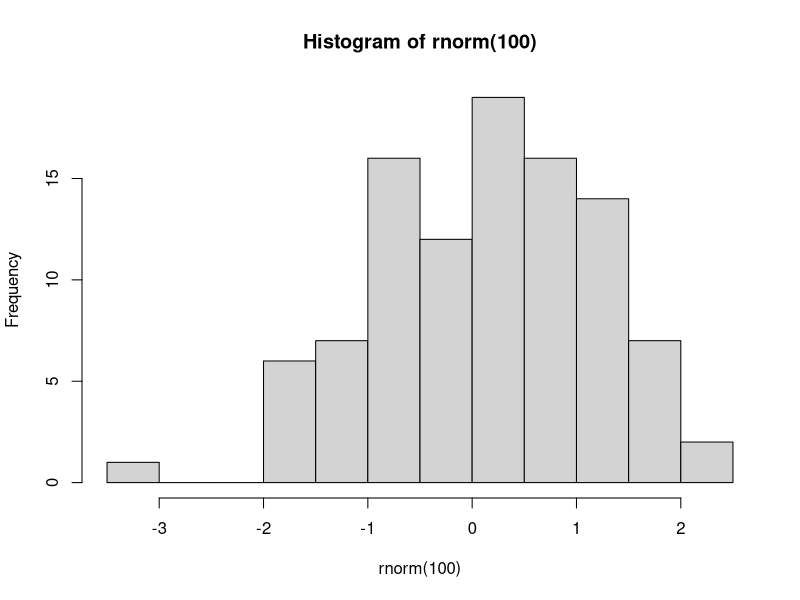
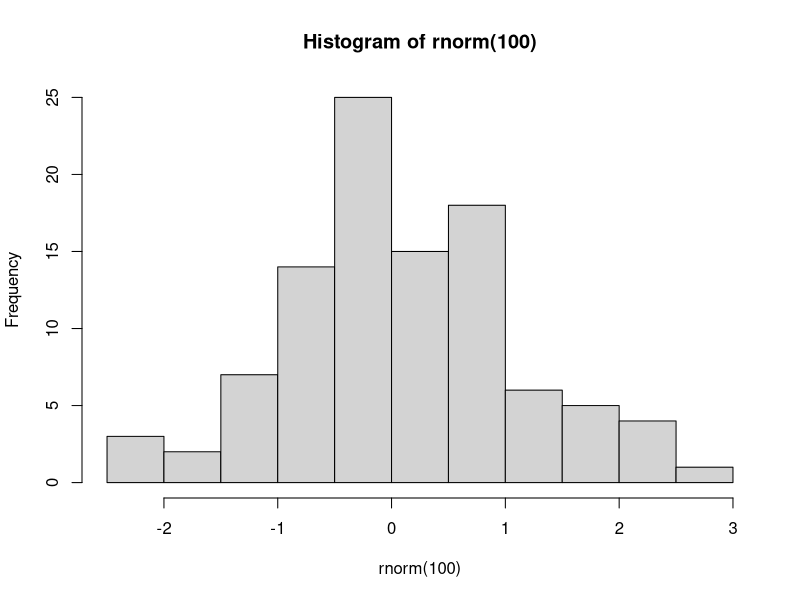
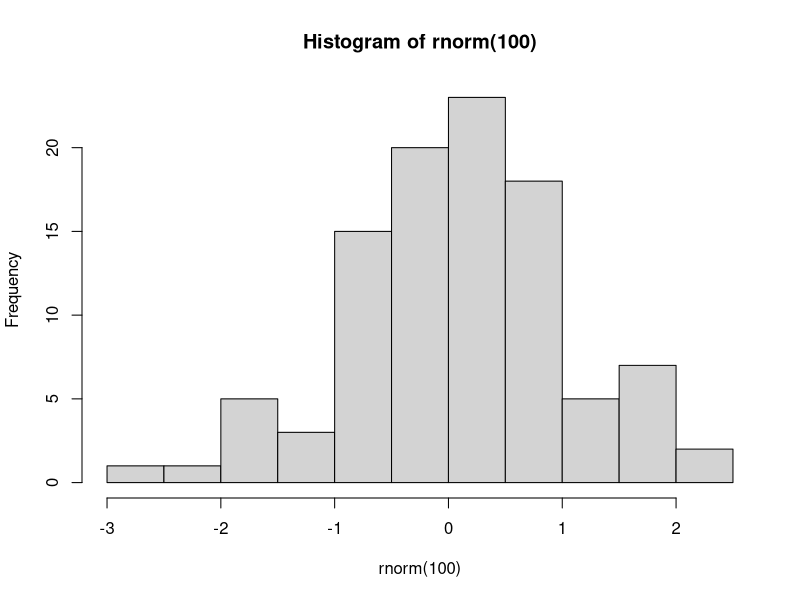

Reproduce these figures in R, in order.
## ---- chunk 1
hist(rnorm(100))
## ---- chunk 2
hist(rnorm(100))
## ---- chunk 3
hist(rnorm(100))
